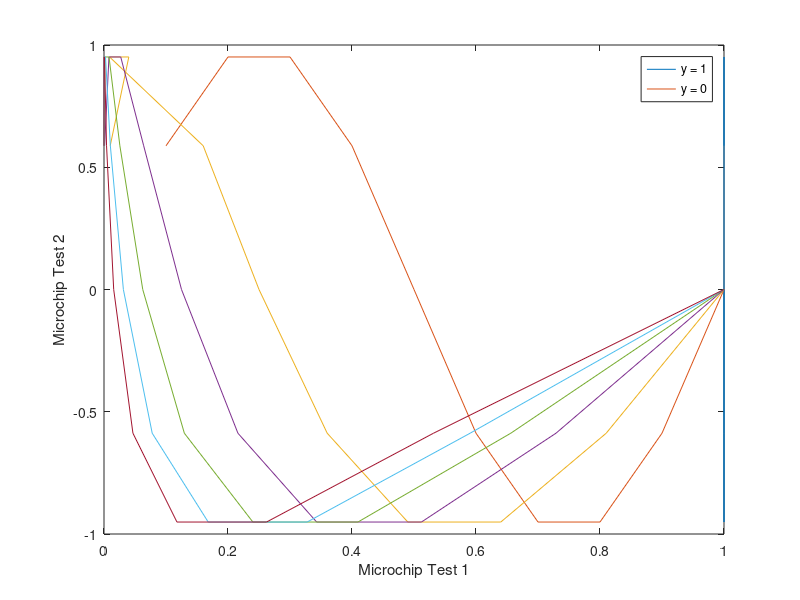

The MATLAB script that drew this image: (Note: this script raises an error after producing the figure.)
%% Machine Learning Online Class - Exercise 2: Logistic Regression
%
%  Instructions
%  ------------
%
%  This file contains code that helps you get started on the second part
%  of the exercise which covers regularization with logistic regression.
%
%  You will need to complete the following functions in this exericse:
%
%     sigmoid.m
%     costFunction.m
%     predict.m
%     costFunctionReg.m
%
%  For this exercise, you will not need to change any code in this file,
%  or any other files other than those mentioned above.
%

%% Initialization
clear ; close all; clc

%% Load Data
%  The first two columns contains the X values and the third column
%  contains the label (y).

%data = load('ex2data2.txt');
%X = data(:, [1, 2]); y = data(:, 3);
X = [1 0.1 0.01 0.001 0.0001 0.00001 0.000001; 1 0.2 0.04 0.008 0.0016 0.00032 0.000064; 1 0.3 0.009 0.027 0.0081 0.00243 0.000729; 
1 0.4 0.16 0.064 0.0256 0.01024 0.004096; 1 0.5 0.25 0.125 0.0625 0.03125 0.015625; 1 0.6 0.36 0.216 0.1296 0.07776 0.046656; 1 0.7 0.49 0.343 0.2401 0.16807 0.117649;
1 0.8 0.64 0.512 0.4096 0.32768 0.262144; 1 0.9 0.81 0.729 0.6561 0.59049 0.531441; 1 1 1 1 1 1 1]

y = [sin(2*pi*0.1); sin(2*pi*0.2); sin(2*pi*0.3); sin(2*pi*0.4); sin(2*pi*0.5); sin(2*pi*0.6); sin(2*pi*0.7); sin(2*pi*0.8); sin(2*pi*0.9); sin(2*pi*1)]
plot(X, y);

% Put some labels
hold on;

% Labels and Legend
xlabel('Microchip Test 1')
ylabel('Microchip Test 2')

% Specified in plot order
legend('y = 1', 'y = 0')
hold off;


%% =========== Part 1: Regularized Logistic Regression ============
%  In this part, you are given a dataset with data points that are not
%  linearly separable. However, you would still like to use logistic
%  regression to classify the data points.
%
%  To do so, you introduce more features to use -- in particular, you add
%  polynomial features to our data matrix (similar to polynomial
%  regression).
%

% Add Polynomial Features

% Note that mapFeature also adds a column of ones for us, so the intercept
% term is handled
X = mapFeature(X(:,1), X(:,2));

% Initialize fitting parameters
initial_theta = zeros(size(X, 2), 1);

% Set regularization parameter lambda to 1
lambda = 0;
test_theta = ones(size(X,2),1);
% Compute and display initial cost and gradient for regularized logistic
% regression
[cost, grad] = costFunctionReg(test_theta, X, y, lambda);

fprintf('Cost at initial theta (zeros) at lambda = 0: %f\n', cost);
fprintf('Expected cost (approx): 0.693\n');
fprintf('Gradient at initial theta (zeros) - first five values only:\n');
fprintf(' %f \n', grad(1:10));
fprintf('Norm %f', norm(grad));
%fprintf(' 0.0085\n 0.0188\n 0.0001\n 0.0503\n 0.0115\n');

fprintf('\nProgram paused. Press enter to continue.\n');
pause;

% Compute and display cost and gradient
% with all-ones theta and lambda = 10

[cost, grad] = costFunctionReg(test_theta, X, y, 18);

fprintf('\nCost at test theta (with lambda = 18): %f\n', cost);
fprintf('Expected cost (approx): 3.16\n');
fprintf('Gradient at test theta - first five values only:\n');
fprintf(' %f \n', grad(1:10));
fprintf('Norm %f', norm(grad));
%fprintf(' 0.3460\n 0.1614\n 0.1948\n 0.2269\n 0.0922\n');

fprintf('\nProgram paused. Press enter to continue.\n');
pause;

[cost, grad] = costFunctionReg(test_theta, X, y, -18);

fprintf('\nCost at test theta (with lambda = -18): %f\n', cost);
fprintf('Expected cost (approx): 3.16\n');
fprintf('Gradient at test theta - first five values only:\n');
fprintf(' %f \n', grad(1:10));
fprintf('Norm %f', norm(grad));
%fprintf(' 0.3460\n 0.1614\n 0.1948\n 0.2269\n 0.0922\n');

fprintf('\nProgram paused. Press enter to continue.\n');
pause;

[cost, grad] = costFunctionReg(test_theta, X, y, 10000);

fprintf('\nCost at test theta (with lambda = 10000): %f\n', cost);
fprintf('Expected cost (approx): 3.16\n');
fprintf('Gradient at test theta - first five values only:\n');
fprintf(' %f \n', grad(1:10));
fprintf('Norm %f', norm(grad));
%fprintf(' 0.3460\n 0.1614\n 0.1948\n 0.2269\n 0.0922\n');

fprintf('\nProgram paused. Press enter to continue.\n');
pause;


[cost, grad] = costFunctionReg(test_theta, X, y, -10000);

fprintf('\nCost at test theta (with lambda = -10000): %f\n', cost);
fprintf('Expected cost (approx): 3.16\n');
fprintf('Gradient at test theta - first five values only:\n');
fprintf(' %f \n', grad(1:10));
fprintf('Norm %f', norm(grad));
%fprintf(' 0.3460\n 0.1614\n 0.1948\n 0.2269\n 0.0922\n');

fprintf('\nProgram paused. Press enter to continue.\n');
pause;
%% ============= Part 2: Regularization and Accuracies =============
%  Optional Exercise:
%  In this part, you will get to try different values of lambda and
%  see how regularization affects the decision coundart
%
%  Try the following values of lambda (0, 1, 10, 100).
%
%  How does the decision boundary change when you vary lambda? How does
%  the training set accuracy vary?
%

% Initialize fitting parameters
initial_theta = zeros(size(X, 2), 1);

% Set regularization parameter lambda to 1 (you should vary this)
lambda = 1;

% Set Options
options = optimset('GradObj', 'on', 'MaxIter', 400);

% Optimize
[theta, J, exit_flag] = ...
	fminunc(@(t)(costFunctionReg(t, X, y, lambda)), initial_theta, options);

% Plot Boundary
plotDecisionBoundary(theta, X, y);
hold on;
title(sprintf('lambda = %g', lambda))

% Labels and Legend
xlabel('Microchip Test 1')
ylabel('Microchip Test 2')

legend('y = 1', 'y = 0', 'Decision boundary')
hold off;

% Compute accuracy on our training set
p = predict(theta, X);

fprintf('Train Accuracy: %f\n', mean(double(p == y)) * 100);
fprintf('Expected accuracy (with lambda = 1): 83.1 (approx)\n');

